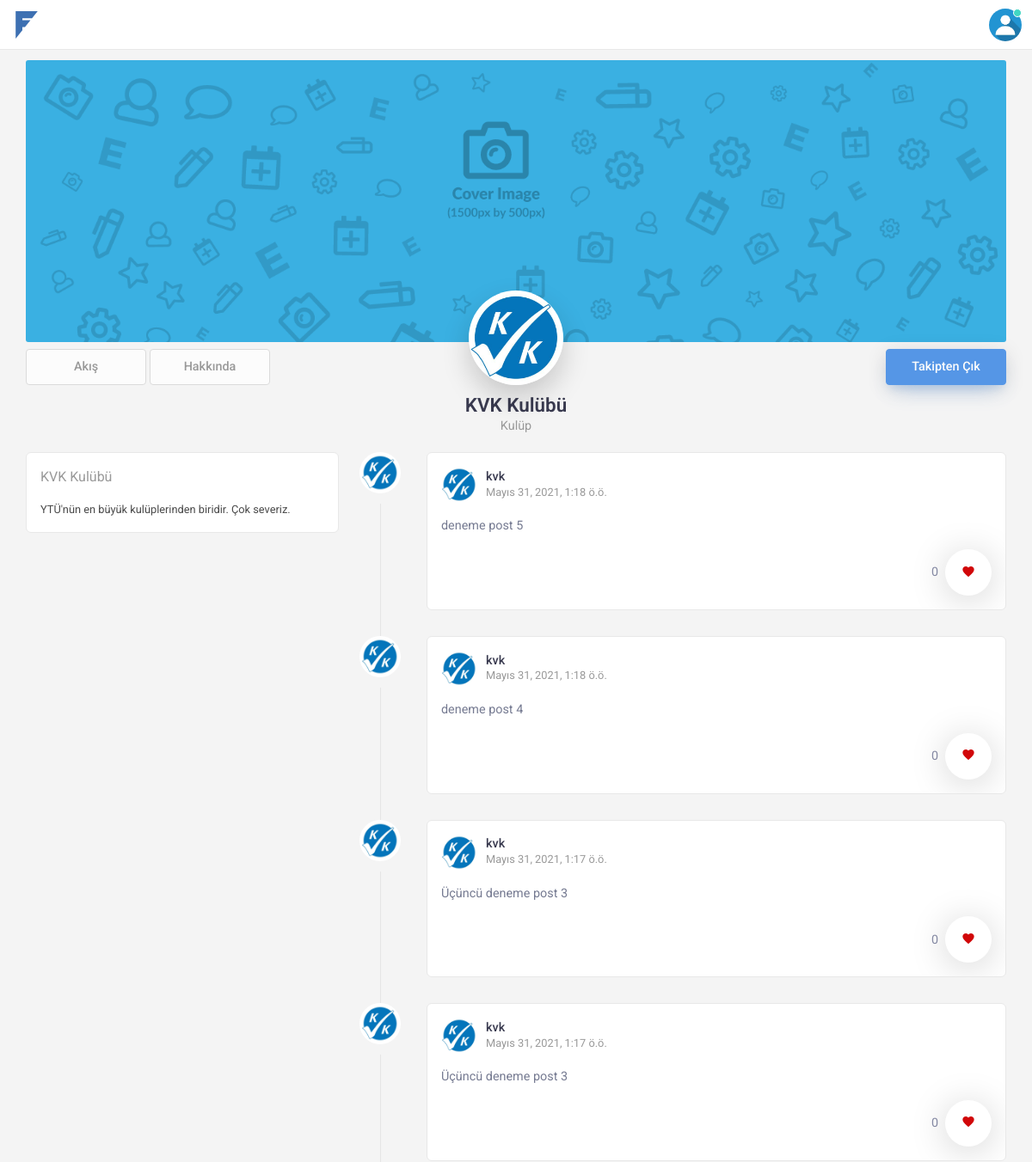
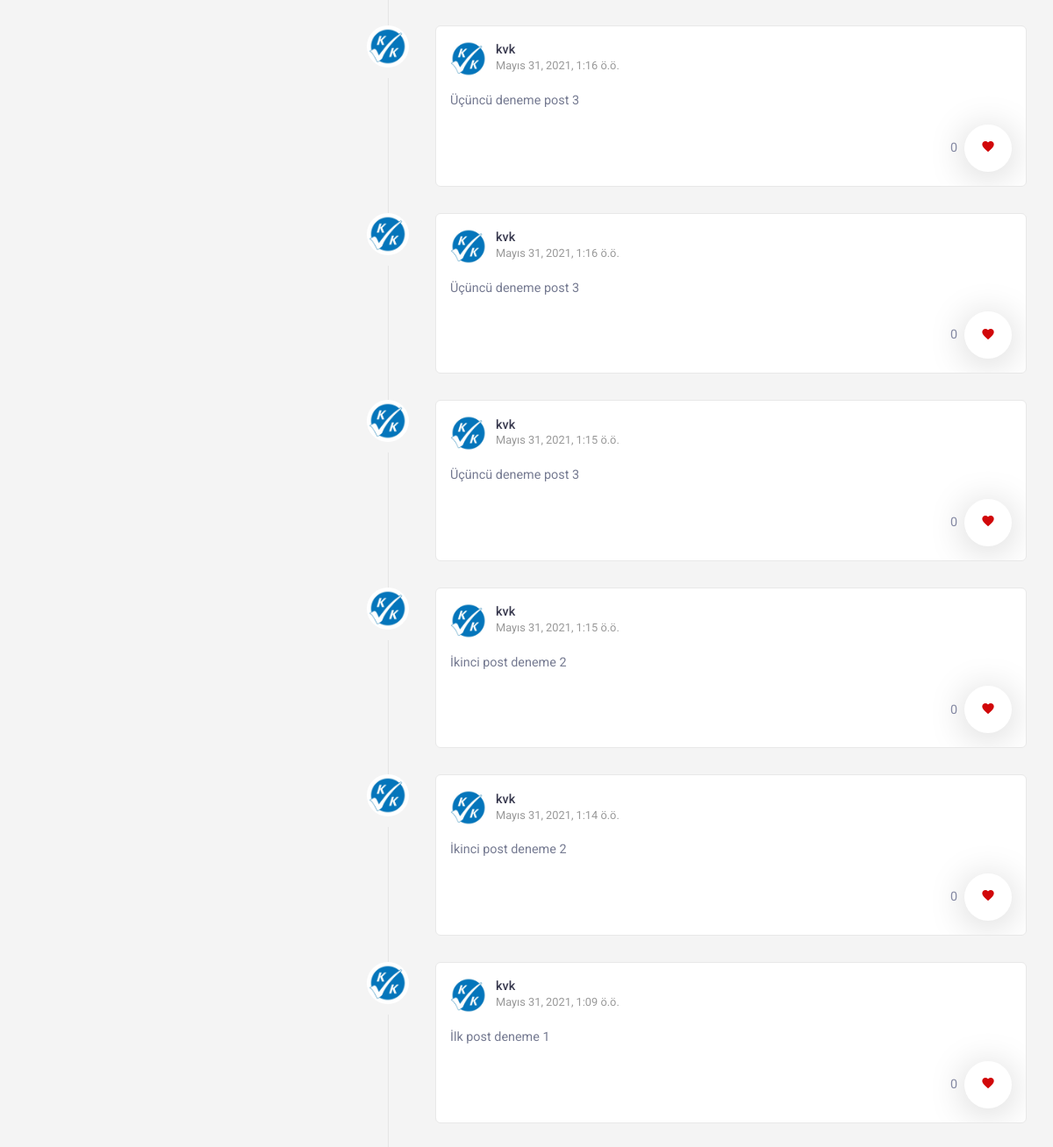
Page /Club/kvk (signed in) on the committed database (2 pictures, top to bottom).
### users/models.py (models this page shows)
class Profile(models.Model):
    userId = models.OneToOneField(User, on_delete=models.CASCADE)
    is_student = models.BooleanField(default=True, blank=False)
    bio = models.TextField(blank=True)
    address = models.TextField(blank=True)
    bolum = models.TextField(blank=True)
    bolum_baslama = models.TextField(blank=True)
    bolum_bitis = models.TextField(blank=True)
    website = models.TextField(blank=True)
    profile_picture = models.ImageField(null=True,
                                        blank=True,
                                        upload_to='photos',
                                        default='images/default_profile.jpg',
                                        verbose_name='profile photo')
    profile_cover = models.ImageField(null=True,
                                      blank=True,
                                      upload_to='photos',
                                      default='images/default_cover.gif',
                                      verbose_name='profile cover')
    is_completed = models.BooleanField(default=False, blank=False)

### social/models.py (models this page shows)
class Post(models.Model):
    userId = models.ForeignKey(User, on_delete=models.CASCADE, related_name='posts')
    body = models.TextField(blank=False, max_length=250)
    created_at = models.DateTimeField(auto_now_add=True, auto_now=False)

### users/views.py (the view)
# urls.py: path('Club/<slug:username>', views.clubprofile),
@login_required(login_url='/Login')
def clubprofile(request, username=None):
    club = get_object_or_404(User, username=username)
    if club.profile.is_student:
        return HttpResponseRedirect('/Profile/'+club.username)
    else:
        form = NewPost(request.POST or None)
        if form.is_valid():
            body = form.cleaned_data['body']
            post = Post(body=body, userId_id=request.user.id)
            post.save()
            form = NewPost(None)
        posts = Post.objects.order_by('-created_at').filter(userId_id=club.id)
        if request.user.id != club.id:
            return render(request, "clubs/profile-user.html", {
                'club': club,
                'posts': posts
            })
        else:
            return render(request, "clubs/profile-club.html", {
                'club': club,
                'posts': posts,
                'form': form
            })

### social/templatetags/is_followed.py (called while the page is built)
@register.simple_tag(name='is_followed')
def is_followed(user, club):
    return Follows.objects.filter(user_id=user, follow_id=club).exists()

### templates/clubs/profile-user.html (shortened to what this page needs)
{% extends 'layout/app.html' %}
{% block content %}
    {% load is_like %}
    {% load is_followed %}
    {% load static %}
    <div class="view-wrapper">
        <div class="container is-custom">
            <div id="pages-main" class="view-wrap is-headless">
                <div class="columns is-multiline no-margin">
                    <div class="column is-paddingless">
                        <div class="cover-bg">
                            <img class="cover-image" src="{{ club.profile.profile_cover.url }}" alt="">
                            <div class="avatar">
                                <img id="user-avatar" class="avatar-image" src="{{ club.profile.profile_picture.url }}"
                                     alt="">
                            </div>
                        </div>
                        <div class="profile-menu is-hidden-mobile">
                            <div class="menu-start">
                                <a href="{{ club.username }}" class="button has-min-width">Akış</a>
                                <a href="{{ club.username }}/Detail" class="button has-min-width">Hakkında</a>
                            </div>
                            <div class="menu-end">
                                {% is_followed request.user club.id as followed %}
                                {% if followed %}
                                    <a href="/unfollow/{{ club.username }}" class="button has-min-width is-active">Takipten
                                        Çık</a>
                                {% else %}
                                    <a href="/follow/{{ club.username }}" class="button has-min-width">Takip Et</a>
                                {% endif %}
                            </div>
                        </div>
                        <div class="profile-subheader">
                            <div class="subheader-middle">
                                <h2>{{ club.first_name }} {{ club.last_name }}</h2>
                                <span>Kulüp</span>
                            </div>
                        </div>
                    </div>
                </div>
                <div class="columns has-portrait-padding">
                    <div class="column is-4">
                        <div class="basic-infos-wrapper">
                            <div class="card is-friendkit">
                                <div class="title-wrap">
                                    <h4>{{ club.first_name }} {{ club.last_name }}</h4>
                                </div>
                                <p>{{ club.profile.bio }}</p>
                            </div>
                        </div>
                    </div>
                    <div class="column is-8">
                        <div class="profile-timeline">
                            {% if posts %}
                                {% for post in posts %}
                                    <div class="profile-post">
                                        <div class="time is-hidden-mobile">
                                            <div class="img-container">
                                                <img src="{{ club.profile.profile_picture.url }}" alt="">
                                            </div>
                                        </div>
                                        <div class="card is-post">
                                            <div class="content-wrap">
                                                <div class="card-heading">
                                                    <div class="user-block">
                                                        <div class="image">
                                                            <img src="{{ club.profile.profile_picture.url }}"
                                                                 data-page-popover="0" alt="">
                                                        </div>
                                                        <div class="user-info">
                                                            <a href="{{ club.username }}">{{ club.username }}</a>
                                                            <span class="time">{{ post.created_at }}</span>
                                                        </div>
                                                    </div>
                                                </div>
                                                <div class="card-body">
                                                    <div class="post-text">
                                                        <p>{{ post.body }}<p>
                                                    </div>
                                                </div>
                                                <div class="card-footer">
                                                    <div class="social-count">
                                                        <div class="likes-count">
                                                            <span>{{ post.postLikes.all.count }}</span>
                                                        </div>
                                                        <div class="like-wrapper">
                                                            <a href="javascript:void(0)" class="like-button">
                                                                <i class="mdi mdi-heart not-liked bouncy"></i>
                                                            </a>
                                                        </div>
                                                    </div>
                                                </div>
                                            </div>
                                        </div>
                                    </div>
                                {% endfor %}
                            {% else %}
                                <p>Paylaşım Yok</p>
                            {% endif %}
                        </div>
                    </div>
                </div>
            </div>
        </div>
    </div>
{% endblock %}

### templates/layout/navbar.html (shortened to what this page needs)
{% load static %}
<div id="main-navbar" class="navbar navbar-v1 is-inline-flex is-transparent no-shadow is-hidden-mobile">
    <div class="container is-fluid">
        <div class="navbar-brand">
            <a href="/" class="navbar-item">
                <img class="logo light-image" src="{% static "img/logo/friendkit-bold.svg" %}" width="112" height="28"
                     alt="">
            </a>
        </div>
        <div class="navbar-menu">
            <div class="navbar-end">
                <div class="navbar-item">
                </div>
                <div id="account-dropdown" class="navbar-item is-account drop-trigger has-caret">
                    <div class="user-image">
                        <img src="{{ request.user.profile.profile_picture.url }}" alt="">
                        <span class="indicator"></span>
                    </div>
                </div>
            </div>
        </div>
    </div>
</div>

### rows in the picture
Post: profile.profile_picture (picture), created_at "Mayıs 31, 2021, 1:18 ö.ö.", body "deneme post 5", postLikes.all.count "0"
Post: profile.profile_picture (picture), created_at "Mayıs 31, 2021, 1:18 ö.ö.", body "deneme post 4", postLikes.all.count "0"
Post: profile.profile_picture (picture), created_at "Mayıs 31, 2021, 1:17 ö.ö.", body "Üçüncü deneme post 3", postLikes.all.count "0"
Post: profile.profile_picture (picture), created_at "Mayıs 31, 2021, 1:17 ö.ö.", body "Üçüncü deneme post 3", postLikes.all.count "0"
Post: profile.profile_picture (picture), created_at "Mayıs 31, 2021, 1:16 ö.ö.", body "Üçüncü deneme post 3", postLikes.all.count "0"
Post: profile.profile_picture (picture), created_at "Mayıs 31, 2021, 1:16 ö.ö.", body "Üçüncü deneme post 3", postLikes.all.count "0"
Post: profile.profile_picture (picture), created_at "Mayıs 31, 2021, 1:15 ö.ö.", body "Üçüncü deneme post 3", postLikes.all.count "0"
Post: profile.profile_picture (picture), created_at "Mayıs 31, 2021, 1:15 ö.ö.", body "İkinci post deneme 2", postLikes.all.count "0"
Post: profile.profile_picture (picture), created_at "Mayıs 31, 2021, 1:14 ö.ö.", body "İkinci post deneme 2", postLikes.all.count "0"
Post: profile.profile_picture (picture), created_at "Mayıs 31, 2021, 1:09 ö.ö.", body "İlk post deneme 1", postLikes.all.count "0"

### other values in the picture
{{ club.first_name }} "KVK"
{{ club.last_name }} "Kulübü"
{{ club.profile.bio }} "YTÜ'nün en büyük kulüplerinden biridir. Çok severiz."
{{ club.username }} "kvk"
